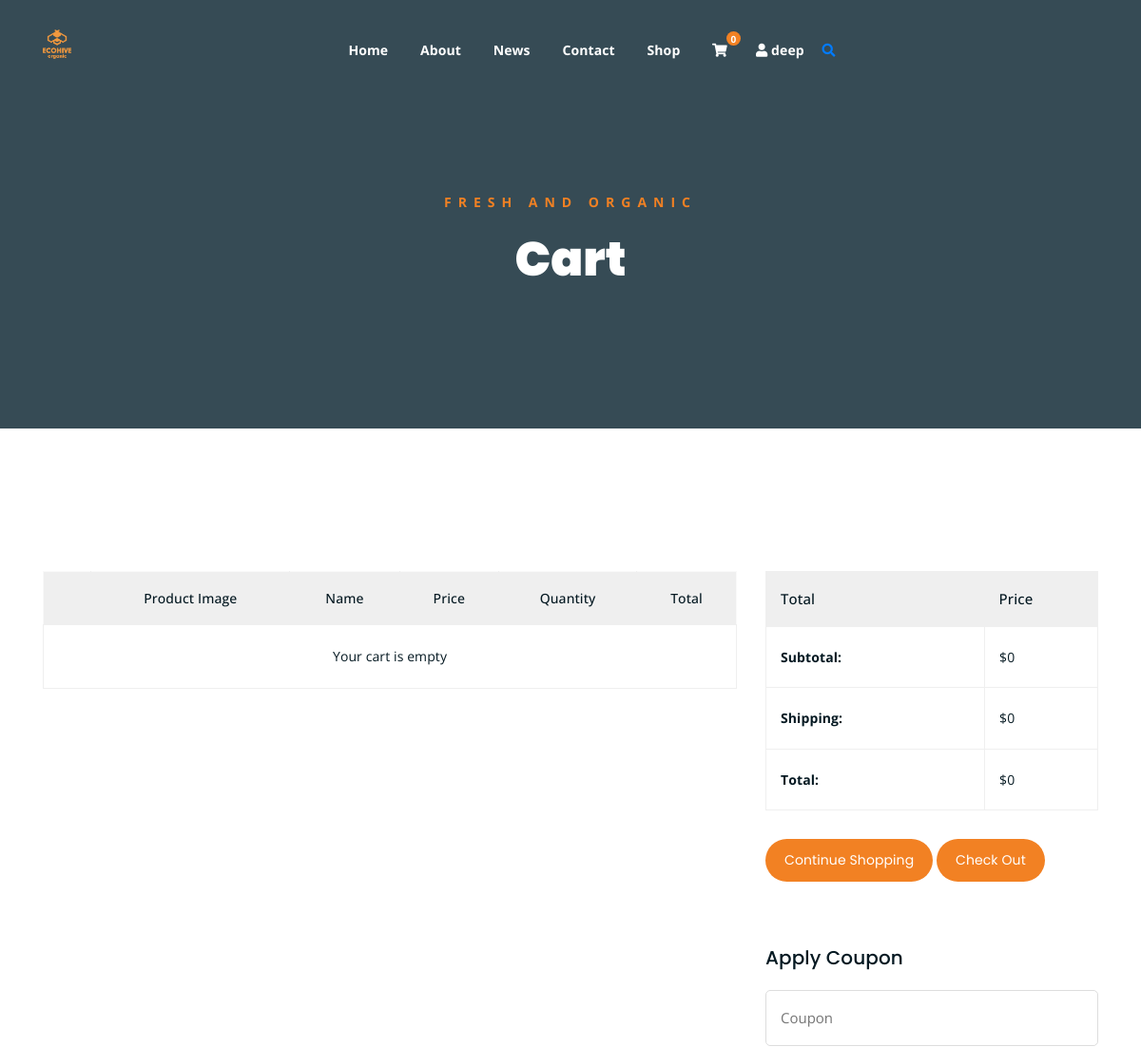
/cart/ (signed in, upper part), run on an earlier commit of the app's database.
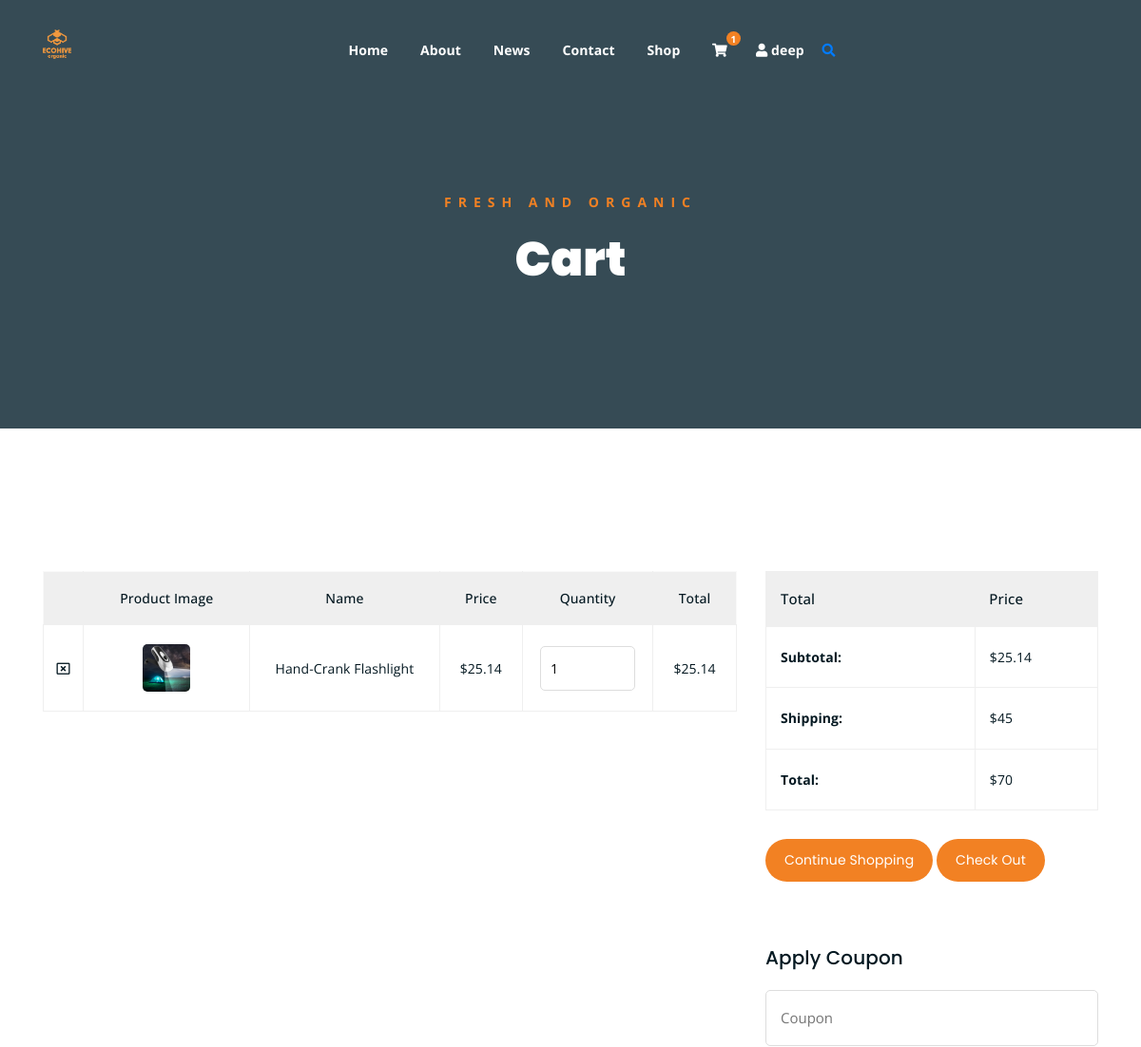
And on a later commit of the database.
### app1/models.py (models this page shows, shortened)
class User(AbstractBaseUser, PermissionsMixin):
    email = models.EmailField(_('email address'), unique=True)
    username = models.CharField(_('username'), max_length=30, unique=True)
    first_name = models.CharField(_('first name'), max_length=30)
    last_name = models.CharField(_('last name'), max_length=30)
    date_joined = models.DateTimeField(_('date joined'), default=timezone.now)
    is_active = models.BooleanField(_('active'), default=True)
    is_staff = models.BooleanField(_('staff status'), default=False)
    bio = models.TextField(_('bio'), max_length=500, blank=True)
    profile_picture = models.ImageField(
        _('profile picture'),
        upload_to='profile_pics/',
        blank=True,
        null=True
    )
    groups = models.ManyToManyField(
        'auth.Group',
        verbose_name=_('groups'),
        blank=True,
        help_text=_(
            'The groups this user belongs to. A user will get all permissions '
            'granted to each of their groups.'
        ),
        related_name="custom_user_set",  # Changed to unique name
        related_query_name="custom_user",
    )
    user_permissions = models.ManyToManyField(
        'auth.Permission',
        verbose_name=_('user permissions'),
        blank=True,
        help_text=_('Specific permissions for this user.'),
        related_name="custom_user_permissions_set",  # Changed to unique name
        related_query_name="custom_user_permissions",
    )
    objects = UserManager()
    USERNAME_FIELD = 'email'
    REQUIRED_FIELDS = ['username', 'first_name', 'last_name']
    class Meta:
        verbose_name = _('user')
        verbose_name_plural = _('users')
    @property
    def cart(self):
        cart, created = Cart.objects.get_or_create(user=self)
        return cart

class Cart(models.Model):
    user = models.ForeignKey(settings.AUTH_USER_MODEL, on_delete=models.CASCADE)
    created_at = models.DateTimeField(auto_now_add=True)
    updated_at = models.DateTimeField(auto_now=True)
    @property
    def total_price(self):
        return sum(item.total_price for item in self.items.all())

class CartItem(models.Model):
    cart = models.ForeignKey(Cart, related_name='items', on_delete=models.CASCADE)
    product = models.ForeignKey('Product', on_delete=models.CASCADE)
    quantity = models.PositiveIntegerField(default=1)
    price = models.DecimalField(max_digits=10, decimal_places=2)
    @property
    def total_price(self):
        return Decimal(self.price) * Decimal(self.quantity)

class Product(models.Model):
    CATEGORY_CHOICES = [
        ('Organic Food', 'Organic Food'),
        ('Household Items', 'Household Items'),
        ('Reusable Products', 'Reusable Products'),
        ('Eco Personal Care', 'Eco Personal Care'),
        ('Green Gadgets', 'Green Gadgets'),
        ('other', 'Other'),
    ]
    name = models.CharField(max_length=100)
    description = models.TextField()
    price = models.DecimalField(max_digits=10, decimal_places=2)
    category = models.CharField(max_length=30, choices=CATEGORY_CHOICES)
    image = models.ImageField(upload_to='products/')
    created_at = models.DateTimeField(auto_now_add=True)
    updated_at = models.DateTimeField(auto_now=True)
    class Meta:
        ordering = ['-created_at']

### app1/views.py (the view)
# urls.py: path('cart/', views.cart, name='cart'),
@login_required
def cart(request):
    cart, created = Cart.objects.get_or_create(user=request.user)
    return render(request, 'cart.html', {'cart': cart})

### app1/context_processors.py (called while the page is built)
def cart_count(request):
    if request.user.is_authenticated:
        cart, created = Cart.objects.get_or_create(user=request.user)
        return {'cart_count': cart.items.count()}
    return {'cart_count': 0}

### app1/static/templates/cart.html (shortened to what the changed rows need)
{% extends 'base.html' %}
{% load static %}
{% block content %}
<div class="breadcrumb-section breadcrumb-bg">
    <div class="container">
        <div class="row">
            <div class="col-lg-8 offset-lg-2 text-center">
                <div class="breadcrumb-text">
                    <h1>Cart</h1>
                </div>
            </div>
        </div>
    </div>
</div>
<div class="cart-section mt-150 mb-150">
    <div class="container">
        <div class="row">
            <div class="col-lg-8 col-md-12">
                <div class="cart-table-wrap">
                    <table class="cart-table">
                        <thead class="cart-table-head">
                            <tr class="table-head-row">
                                <th class="product-remove"></th>
                                <th class="product-image">Product Image</th>
                                <th class="product-name">Name</th>
                                <th class="product-price">Price</th>
                                <th class="product-quantity">Quantity</th>
                                <th class="product-total">Total</th>
                            </tr>
                        </thead>
                        <tbody>
                            {% for item in cart.items.all %}
                            <tr class="table-body-row">
                                <td class="product-remove">
                                    <a href="{% url 'remove_from_cart' item.id %}">
                                        <i class="far fa-window-close"></i>
                                    </a>
                                </td>
                                <td class="product-image">
                                    <img src="{{ item.product.image.url }}" alt="{{ item.product.name }}">
                                </td>
                                <td class="product-name">{{ item.product.name }}</td>
                                <td class="product-price">${{ item.price }}</td>
                                <td class="product-quantity">
                                    <form method="post" action="{% url 'update_cart' item.id %}">
                                        <input type="number" name="quantity" value="{{ item.quantity }}" min="1">
                                    </form>
                                </td>
                                <td class="product-total">${{ item.total_price }}</td>
                            </tr>
                            {% empty %}
                            <tr>
                                <td colspan="6" class="text-center">Your cart is empty</td>
                            </tr>
                            {% endfor %}
                        </tbody>
                    </table>
                </div>
            </div>
            <div class="col-lg-4">
                <div class="total-section">
                    <table class="total-table">
                        <thead class="total-table-head">
                            <tr class="table-total-row">
                                <th>Total</th>
                                <th>Price</th>
                            </tr>
                        </thead>
                        <tbody>
                            <tr class="total-data">
                                <td><strong>Subtotal: </strong></td>
                                <td>${{ cart.total_price }}</td>
                            </tr>
                            <tr class="total-data">
                                <td><strong>Shipping: </strong></td>
                                <td>
                                    {% if cart.items.count > 0 %}
                                        $45
                                    {% else %}
                                        $0
                                    {% endif %}
                                </td>
                            </tr>
                            <tr class="total-data">
                                <td><strong>Total: </strong></td>
                                <td>
                                    {% if cart.items.count > 0 %}
                                        ${{ cart.total_price|add:45 }}
                                    {% else %}
                                        $0
                                    {% endif %}
                                </td>
                            </tr>
                        </tbody>
                    </table>
                </div>
            </div>
        </div>
    </div>
</div>
{% endblock %}

### app1/static/templates/base.html (shortened to what this page needs)
{% load static %}
<!DOCTYPE html>
<html lang="en">
<head>
    <link rel="stylesheet" href="{% static 'assets/css/all.min.css' %}">
    <link rel="stylesheet" href="{% static 'assets/bootstrap/css/bootstrap.min.css' %}">
    <link rel="stylesheet" href="{% static 'assets/css/owl.carousel.css' %}">
    <link rel="stylesheet" href="{% static 'assets/css/magnific-popup.css' %}">
    <link rel="stylesheet" href="{% static 'assets/css/animate.css' %}">
    <link rel="stylesheet" href="{% static 'assets/css/meanmenu.min.css' %}">
    <link rel="stylesheet" href="{% static 'assets/css/main.css' %}?v={% now 'U' %}">
    <link rel="stylesheet" href="{% static 'assets/css/responsive.css' %}?v={% now 'U' %}">
</head>
<body>
    <div class="top-header-area" id="sticker">
        <div class="container">
            <div class="row">
                <div class="col-lg-12 col-sm-12 text-center">
                    <div class="main-menu-wrap">
                        <div class="site-logo">
                            <a href="{% url 'home' %}">
                                <img src="{% static 'assets/img/eco_hive_logo.png' %}" alt="EchoHive Logo">
                            </a>
                        </div>
                        <nav class="main-menu">
                            <ul>
                                <li class="{% if request.path == '/' %}current-list-item{% endif %}"><a href="{% url 'home' %}">Home</a></li>
                                <li class="{% if request.path == '/about/' %}current-list-item{% endif %}"><a href="{% url 'about' %}">About</a></li>
                                <li class="{% if '/news/' in request.path %}current-list-item{% endif %}"><a href="{% url 'eco_news' %}">News</a></li>
                                <li class="{% if request.path == '/contact/' %}current-list-item{% endif %}"><a href="{% url 'contact' %}">Contact</a></li>
                                <li class="{% if request.path == '/shop/' %}current-list-item{% endif %}"><a href="{% url 'shop' %}">Shop</a></li>
                                <li>
                                    <div class="header-icons">
                                        <a class="shopping-cart" href="{% url 'cart' %}">
                                            <i class="fas fa-shopping-cart"></i>
                                            {% if user.is_authenticated %}
                                                <span class="cart-count">{{ user.cart.items.count }}</span>
                                            {% endif %}
                                        </a>
                                        {% if user.is_authenticated %}
                                            <li class="user-dropdown">
                                                <a class="shopping-cart-1" href="#">
                                                    <i class="fas fa-user"></i>
                                                    <span class="username">{{ user.first_name }}</span>
                                                </a>
                                            </li>
                                        {% endif %}
                                        <a class="mobile-hide search-bar-icon" href="#"><i class="fas fa-search"></i></a>
                                    </div>
                                </li>
                            </ul>
                        </nav>
                    </div>
                </div>
            </div>
        </div>
    </div>
    {% block content %}{% endblock %}
</body>
</html>

What changed in the data, as far as the page shows it:
changed User "deep": cart.items.count "0" → "1"
added CartItem: product.image (picture), product.name "Hand-Crank Flashlight", price "25.14", quantity "1", total_price "25.14"
shown differently, row unchanged: Cart: total_price "0" → "25.14"; total_price|add (not shown) → "70"
Also different on the page:
text no longer shown: "Your cart is empty $0 $0"
text now shown: "$45 $"
